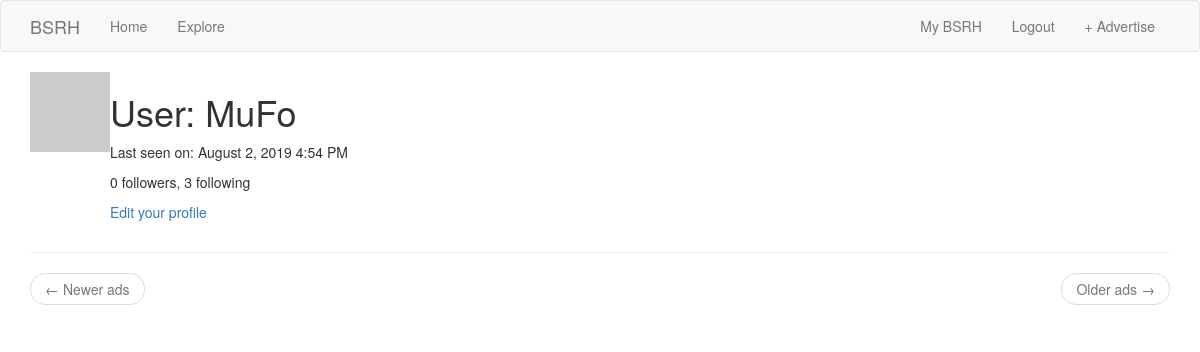
The page /user/MuFo (signed in) on the database as committed earlier.
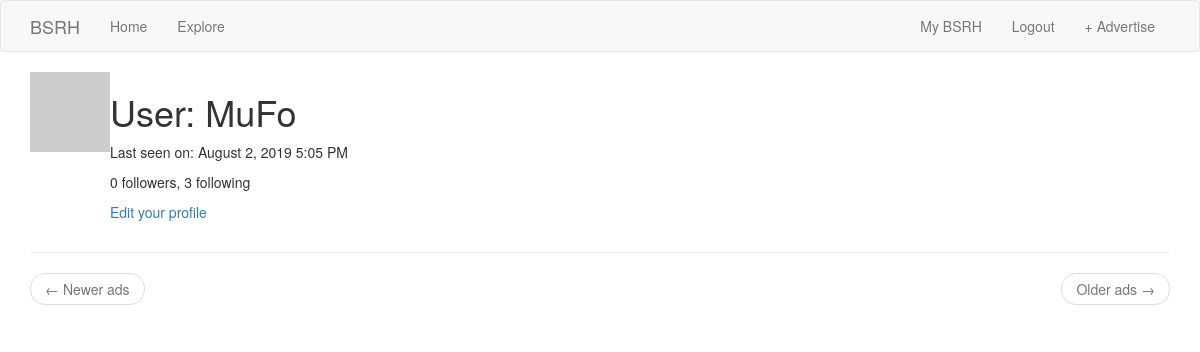
The same page on the database as committed later.
### app/models.py (models this page shows, shortened)
class User(UserMixin, db.Model):
    id = db.Column(db.Integer, primary_key=True)
    username = db.Column(db.String(64), index=True, unique=True)
    email = db.Column(db.String(120), index=True, unique=True)
    password_hash = db.Column(db.String(128))
    ads = db.relationship('Ad', backref='author', lazy='dynamic')
    about_me = db.Column(db.String(140))
    last_seen = db.Column(db.DateTime, default=datetime.utcnow)
    followed = db.relationship(
        'User', secondary=followers,
        primaryjoin=(followers.c.follower_id == id),
        secondaryjoin=(followers.c.followed_id == id),
        backref=db.backref('followers', lazy='dynamic'), lazy='dynamic')
    def avatar(self, size):
        digest = md5(self.email.lower().encode('utf-8')).hexdigest()
        return 'https://www.gravatar.com/avatar/{}?d=identicon&s={}'.format(digest, size)

### app/routes.py (the view)
@app.route('/user/<username>')
@login_required
def user(username):
    user = User.query.filter_by(username=username).first_or_404()
    page = request.args.get('page', 1, type=int)
    ads = user.ads.order_by(Ad.timestamp.desc()).paginate(page, app.config['ADS_PER_PAGE'], False)
    next_url = url_for('user', username=user.username, page=ads.next_num) \
        if ads.has_next else None
    prev_url = url_for('user', username=user.username, page=ads.prev_num) \
        if ads.has_prev else None
    return render_template('user.html', user=user, ads=ads.items,
                           next_url=next_url, prev_url=prev_url)

### app/models.py (called while the page is built)
@login.user_loader
def load_user(id):
    return User.query.get(int(id))

### app/routes.py (called while the page is built)
@app.before_request
def before_request():
    if current_user.is_authenticated:
        current_user.last_seen = datetime.utcnow()
        db.session.commit()
    g.locale = str(get_locale())

### app/templates/user.html (shortened to what this page needs)
{% extends "base.html" %}
{% block app_content %}
    <table>
        <tr valign="top">
            <td><img src="{{ user.avatar(128) }}"></td>
            <td>
                <h1>{{ _('User') }}: {{ user.username }}</h1>
                {% if user.last_seen %}
                    <p>{{ _('Last seen on') }}: {{ moment(user.last_seen).format('LLL') }}</p>
                {% endif %}
                <p>
                    {{ _('%(count)d followers', count=user.followers.count()) }},
                    {{ _('%(count)d following', count=user.followed.count()) }}
                </p>
                {% if user == current_user %}
                    <p><a href="{{ url_for('edit_profile') }}">{{ _('Edit your profile') }}</a></p>
                {% elif not current_user.is_following(user) %}
                    <p><a href="{{ url_for('follow', username=user.username) }}">{{ _('Follow') }}</a></p>
                {% else %}
                    <p><a href="{{ url_for('unfollow', username=user.username) }}">{{ _('Unfollow') }}</a></p>
                {% endif %}
            </td>
        </tr>
    </table>
    <hr>
    <nav aria-label="...">
        <ul class="pager">
            <li class="previous{% if not prev_url %} disabled{% endif %}">
                <a href="{{ prev_url or '#' }}">
                    <span aria-hidden="true">&larr;</span> {{ _('Newer ads') }}
                </a>
            </li>
            <li class="next{% if not next_url %} disabled{% endif %}">
                <a href="{{ next_url or '#' }}">
                    {{ _('Older ads') }} <span aria-hidden="true">&rarr;</span>
                </a>
            </li>
        </ul>
    </nav>
{% endblock %}

### app/templates/base.html (shortened to what this page needs)
{% extends 'bootstrap/base.html' %}
{% block navbar %}
    <nav class="navbar navbar-default">
        <div class="container">
            <div class="navbar-header">
                    <a class="navbar-brand" href="{{ url_for('index') }}">BSRH</a>
            </div>
            <div class="collapse navbar-collapse" id="bs-example-navbar-collapse-1">
                <ul class="nav navbar-nav">
                    <li><a href="{{ url_for('index') }}">{{ _('Home') }}</a></li>
                    <li><a href="{{ url_for('explore') }}">{{ _('Explore') }}</a></li>
                </ul>
                <ul class="nav navbar-nav navbar-right">
                    {% if current_user.is_anonymous %}
                    <li><a href="{{ url_for('login') }}">{{ _('Login') }}</a></li>
                    {% else %}
                    <li><a href="{{ url_for('user', username=current_user.username) }}">{{ _('My') }} BSRH</a></li>
                    <li><a href="{{ url_for('logout') }}">{{ _('Logout') }}</a></li>
                    {% endif %}
                    <li><a href="{{ url_for('new_ad') }}">+ {{ _('Advertise') }}</a></li>
                </ul>
            </div>
        </div>
    </nav>
{% endblock %}
{% block content %}
    <div class="container">
        {% block app_content %}{% endblock %}
    </div>
{% endblock %}

Rows that differ between the two databases and show on the page:
changed User "MuFo": last_seen "August 2, 2019 4:54 PM" → "August 2, 2019 5:05 PM"
